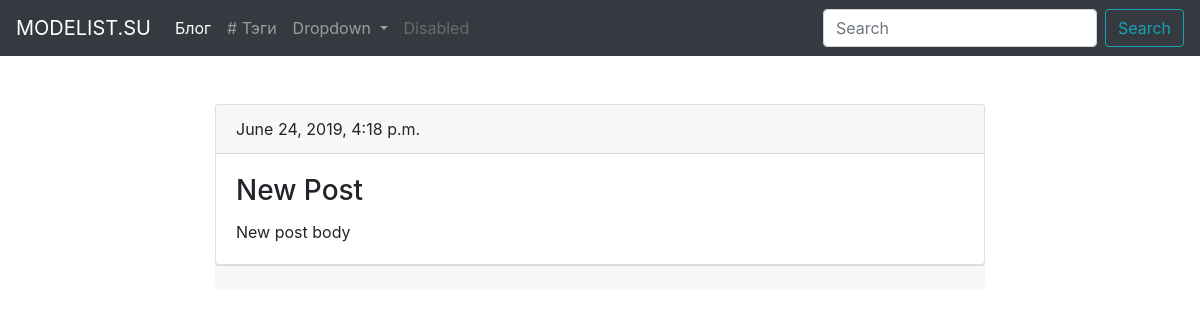
The app's page /blog/post/new slug/, older data.
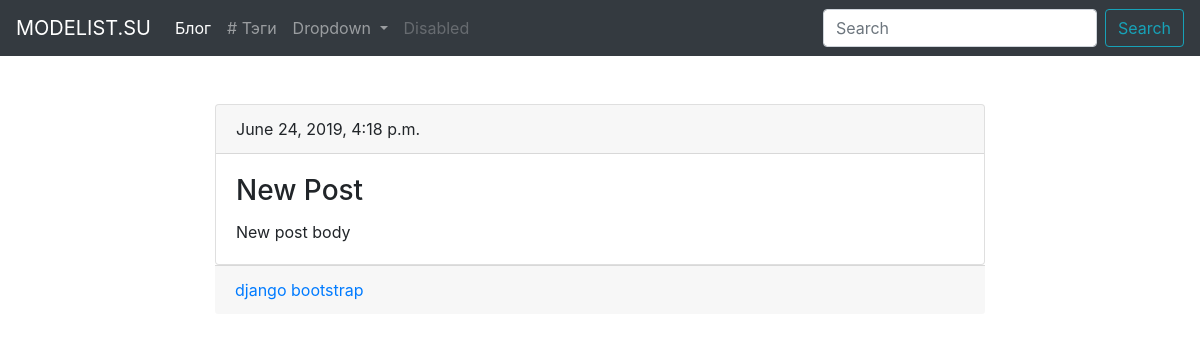
The same page, newer data.
### blog/models.py (models this page shows, shortened)
class Tag(models.Model):
    title = models.CharField(max_length=50)
    slug = models.SlugField(max_length=50, unique=True)
    def get_absolute_url(self):
        return reverse('tag_detail_url', kwargs={'slug': self.slug})

### blog/views.py (the view)
# urls.py: path('post/<str:slug>/', PostDetail.as_view(), name='post_detail_url'),
class PostDetail(View):
    def get(self, request, slug):
        post = get_object_or_404(Post, slug__iexact=slug)
        return render(request, 'blog/post_detail.html', context={'post': post})

### blog/templates/blog/post_detail.html (shortened to what this page needs)
{% extends 'blog/blog_main.html' %}
{% block content %}
    <div class="card">
      <h7 class="card-header">{{ post.date_pub }}</h7>
      <div class="card-body">
        <h3 class="card-title">{{ post.title }}</h3>
        <p class="card-text">{{ post.body }}</p>
      </div>
    </div>
    <div class="card-footer text-muted">
    {% for tag in post.tags.all %}
        <a href="{{ tag.get_absolute_url }}">{{ tag.title }}</a>
    {% endfor %}
    </div>
{% endblock %}

Row changes from the older to the newer data that the page shows:
added Tag: title "django"
added Tag: title "bootstrap"
